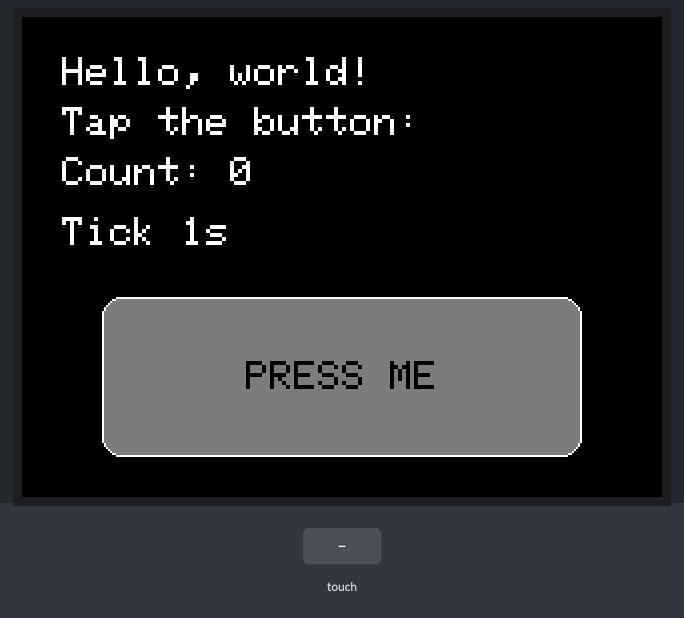
Bench run of a sketch on a simulated Seeed XIAO ESP32-C3. Shown: 320×240 colour display. The inputs (shaded band) are chosen by the test bench. What the sketch prints to the serial monitor is not drawn.

Above: at 1.5 s.
1.6 s: screen touched at 13 % across, 10 % down
At 2.5 s:
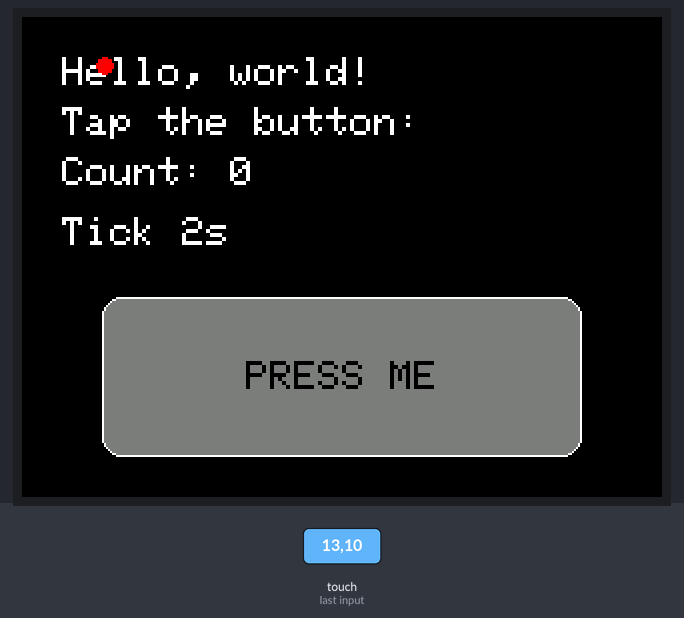
4.6 s: screen touched at 13 % across, 70 % down
At 4.7 s:
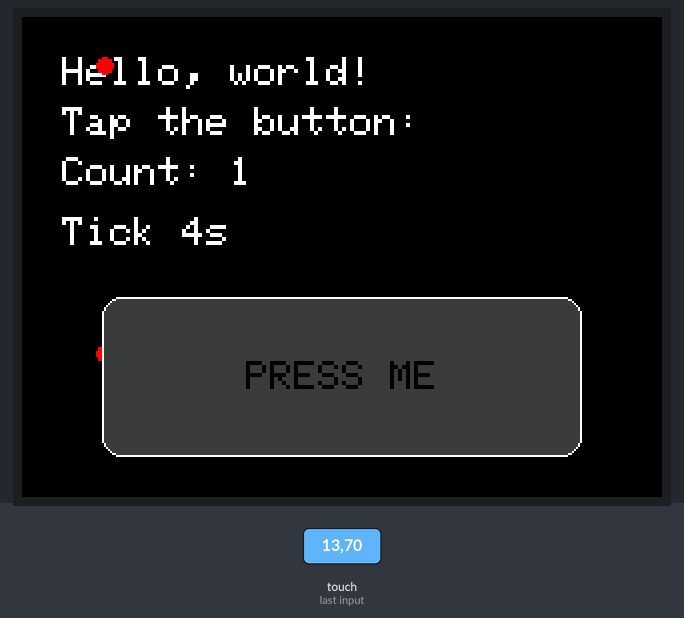
At 5.7 s:
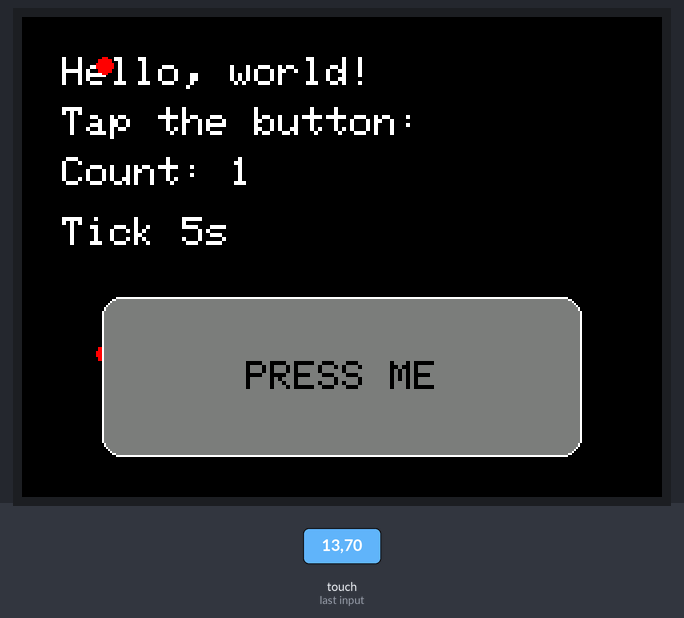
Timing chart, 0 to 7.6 s (numbered marks = the images above; inputs shaded):
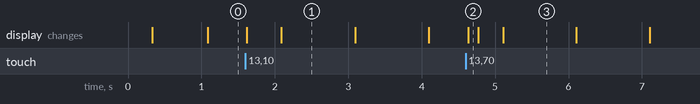

The sketch:

press_me.ino
```cpp
/*******************************************************************************
 *  MostlyBuilds - ESP32 SPI Capacitive Touchscreen Tutorial
 *  Author: MostlyBuilds
 *  Guide:  https://mostlybuilds.com/esp32-spi-capacitive-touch-screen-tutorial
 *
 *  Hello world with a button to demonstrate tap handling
 *******************************************************************************/

#include <LovyanGFX.h>
#include "lgfx_config.h" // Configuration for our screen

// Create an instance of LovyanGFX (LGFX)
LGFX tft;

// UI state
static uint32_t pressCount = 0;
static bool wasTouching = false;

// Button rectangle
static int btnX = 40;
static int btnY = 140;
static int btnW = 240;
static int btnH = 80;

// Function for determining if a point exists within a rectangle
static bool pointInRect(int x, int y, int rx, int ry, int rw, int rh) {
  return (x >= rx) && (x < rx + rw) && (y >= ry) && (y < ry + rh);
}

// Render the count from pressing the button
static void drawCount() {
  tft.setTextSize(2);
  tft.setTextColor(TFT_WHITE, TFT_BLACK);

  // Clear just the count line area
  tft.fillRect(20, 70, 300, 24, TFT_BLACK);

  tft.setCursor(20, 70);
  tft.print("Count: ");
  tft.print(pressCount);
}

// Render the button that has different colors
// depending on the pressed state
static void drawButton(bool pressed) {
  const uint16_t bg      = TFT_BLACK;
  const uint16_t border  = TFT_WHITE;
  const uint16_t fillUp  = TFT_DARKGREY;
  const uint16_t fillDn  = 0x39E7; // darker gray
  const uint16_t textCol = TFT_BLACK;

  // Button fill + border
  tft.fillRoundRect(btnX, btnY, btnW, btnH, 10, pressed ? fillDn : fillUp);
  tft.drawRoundRect(btnX, btnY, btnW, btnH, 10, border);

  // Label
  const char* label = "PRESS ME";

  tft.setTextSize(2);
  tft.setTextColor(textCol, pressed ? fillDn : fillUp);

  // Center text using LovyanGFX helpers
  int tw = tft.textWidth(label);
  int th = tft.fontHeight();

  int tx = btnX + (btnW - tw) / 2;
  int ty = btnY + (btnH - th) / 2;

  tft.setCursor(tx, ty);
  tft.print(label);

  // Restore default text colors
  tft.setTextColor(TFT_WHITE, bg);
}

void setup() {
  Serial.begin(115200);
  delay(50);

  // Init the screen with the lgfx_config.h
  tft.init();

  // Set the screen brightness to the max
  tft.setBrightness(255);

  // Clear screen
  tft.fillScreen(TFT_BLACK);

  // Basic text setup
  tft.setTextColor(TFT_WHITE, TFT_BLACK); // (foreground, background)
  tft.setTextSize(2);

  tft.setCursor(20, 20);
  tft.println("Hello, world!");
  tft.setCursor(20, 45);
  tft.println("Tap the button:");

  drawCount();
  drawButton(false);
}

void loop() {
  static uint32_t last = 0;
  if (millis() - last > 250) {
    last = millis();
    tft.fillRect(20, 100, 300, 24, TFT_BLACK);
    tft.setCursor(20, 100);
    tft.setTextColor(TFT_WHITE, TFT_BLACK);
    tft.setTextSize(2);
    tft.print("Tick ");
    tft.print(millis() / 1000);
    tft.print("s");
  }

  uint16_t rx, ry;
  bool touching = tft.getTouch(&rx, &ry);

  // Debug dot + log on new press (helps confirm mapping)
  if (touching && !wasTouching) {
    // Draw a red dot where the touch was detected
    tft.fillCircle(rx, ry, 4, TFT_RED);
    // Log the touch coordinate data + screen dimensions
    Serial.printf("raw(%u,%u) wh(%d,%d)\n", rx, ry, tft.width(), tft.height());
  }

  // Detect if the user is pressing within the button bounds
  if (touching && !wasTouching) {
    if (pointInRect(rx, ry, btnX, btnY, btnW, btnH)) {
      pressCount++;
      // Update the rendered count value
      drawCount();

      // Redraw the button in the pressed state
      drawButton(true);
    }
  }

  // On release, redraw the button in the normal non-pressed state
  if (!touching && wasTouching) {
    drawButton(false);
  }

  wasTouching = touching;
}
```

playing.cpp
```cpp

```

lgfx_config.h
```cpp
// LovyanGFX custom config for:
//   Board:   Seeed XIAO ESP32-C3
//   Display: Hosyond 2.8" IPS 240x320, ILI9341V driver, 4-line SPI
//   Touch:   FT6336G capacitive, I2C
//
// Pin mapping used (XIAO D-label -> real ESP32-C3 GPIO):
//   LCD_RS(DC) D4 -> GPIO6    LCD_RST D5 -> GPIO7    LCD_CS  D6 -> GPIO21
//   LED(BL)    D7 -> GPIO20   SCK     D8 -> GPIO8    MISO    D9 -> GPIO9
//   MOSI       D10 -> GPIO10
//   CTP_SCL    D0 -> GPIO2    CTP_SDA D1 -> GPIO3    CTP_RST D2 -> GPIO4
//   CTP_INT    D3 -> GPIO5

#pragma once
#define LGFX_USE_V1
#include <LovyanGFX.hpp>

class LGFX : public lgfx::LGFX_Device
{
  lgfx::Panel_ILI9341 _panel_instance;
  lgfx::Bus_SPI        _bus_instance;
  lgfx::Light_PWM      _light_instance;
  lgfx::Touch_FT5x06   _touch_instance;   // covers FT6206/FT6236/FT6336/FT6436

public:
  LGFX(void)
  {
    { // ---- SPI bus (shared by the display) ----
      auto cfg = _bus_instance.config();

      cfg.spi_host   = SPI2_HOST;    // ESP32-C3: use SPI2_HOST or SPI3_HOST (not VSPI/HSPI)
      cfg.spi_mode   = 0;
      cfg.freq_write = 40000000;
      cfg.freq_read  = 16000000;
      cfg.spi_3wire  = false;        // this module has a real MISO line, so 4-wire SPI
      cfg.use_lock   = true;
      cfg.dma_channel = SPI_DMA_CH_AUTO;
      cfg.pin_sclk = 8;              // D8 (SCK)
      cfg.pin_mosi = 10;             // D10 (SDI/MOSI)
      cfg.pin_miso = 9;              // D9 (SDO/MISO)
      cfg.pin_dc   = 6;              // D4 (LCD_RS)

      _bus_instance.config(cfg);
      _panel_instance.setBus(&_bus_instance);
    }

    { // ---- Panel ----
      auto cfg = _panel_instance.config();

      cfg.pin_cs  = 21;              // D6 (LCD_CS)
      cfg.pin_rst = 7;               // D5 (LCD_RST)
      cfg.pin_busy = -1;

      cfg.panel_width      = 240;
      cfg.panel_height     = 320;
      cfg.offset_x         = 0;
      cfg.offset_y         = 0;
      cfg.offset_rotation  = 3;
      cfg.dummy_read_pixel = 8;
      cfg.dummy_read_bits  = 1;
      cfg.readable         = true;
      cfg.invert           = true;    // required for IPS panels (this one is IPS)
      cfg.rgb_order        = false;   // set true if red/blue look swapped
      cfg.dlen_16bit        = false;
      cfg.bus_shared         = true;

      _panel_instance.config(cfg);
    }

    { // ---- Backlight ----
      auto cfg = _light_instance.config();

      cfg.pin_bl      = 20;           // D7 (LED)
      cfg.invert      = false;
      cfg.freq        = 44100;
      cfg.pwm_channel = 0;            // C3 only has LEDC channels 0-5, not 7

      _light_instance.config(cfg);
      _panel_instance.setLight(&_light_instance);
    }

    { // ---- Touch (FT6336G, I2C, addr 0x38) ----
      auto cfg = _touch_instance.config();

      cfg.x_min = 0;
      cfg.x_max = 239;
      cfg.y_min = 0;
      cfg.y_max = 319;
      cfg.pin_int    = 5;             // D3 (CTP_INT)
      cfg.pin_rst    = 4;             // D2 (CTP_RST)
      cfg.bus_shared = false;         // touch is on its own I2C bus, not the display's SPI bus
      cfg.offset_rotation = 2;

      cfg.i2c_port = 0;               // ESP32-C3 only has one I2C controller (port 0)
      cfg.i2c_addr = 0x38;            // FT6336G default address
      cfg.pin_sda  = 3;               // D1 (CTP_SDA)
      cfg.pin_scl  = 2;               // D0 (CTP_SCL)
      cfg.freq     = 400000;

      _touch_instance.config(cfg);
      _panel_instance.setTouch(&_touch_instance);
    }

    setPanel(&_panel_instance);
  }
};
```

Measured:
- after the input at 1.6 s, the display: first changes at once (image 1 shows a later state)
- after the input at 4.6 s, the display: changes at once (image 2)
